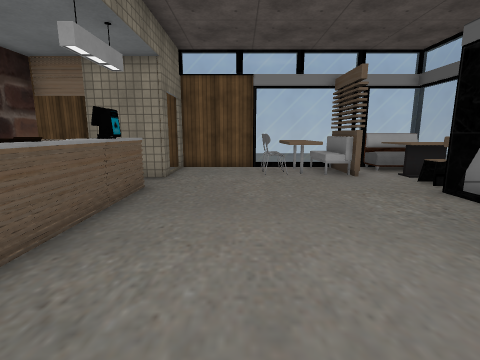
view 1 (above)

14 first-person views from a walk through a scene from a Unity 3-D project. The camera is 1.5 m above the floor, tilts 10° down and sees 85° across. The floor is counted in squares, 1 m on a side. Each view is taken from the middle of a square. On the plan, view 1 faces up. The plan holds only what a view shows up to about 14 squares ahead; the rest is blank. The place goes on beyond the plan. The player is left out. Some surface patterns are stand-ins.

view 2
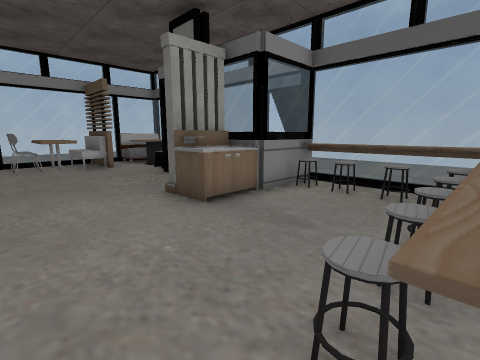

view 3
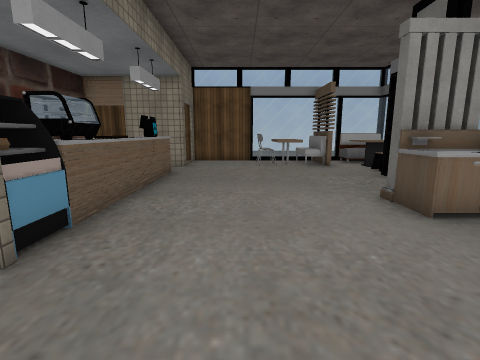

view 4
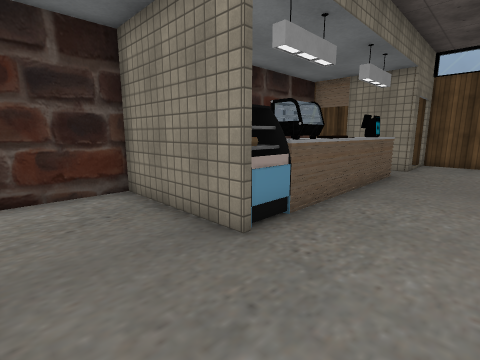

view 5
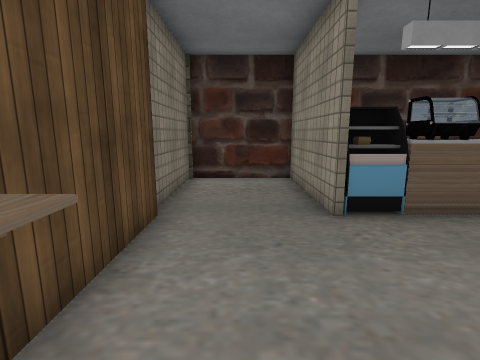

view 6
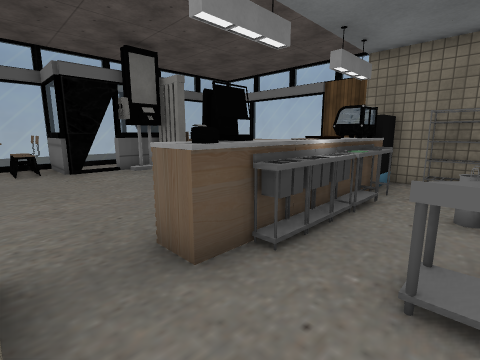

view 7
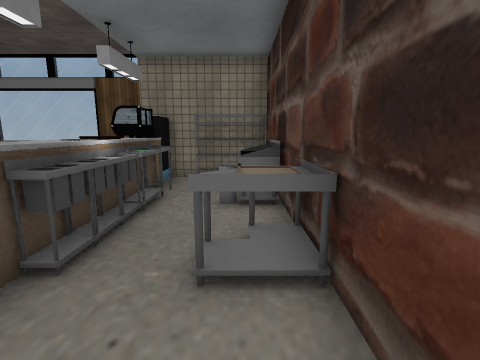

view 8
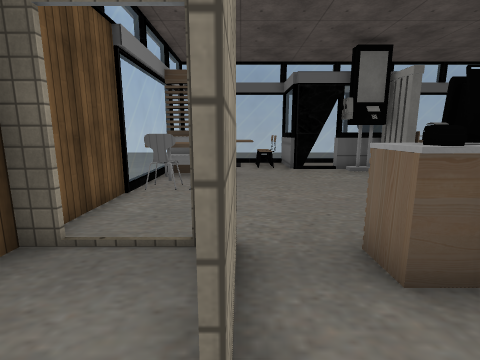

view 9
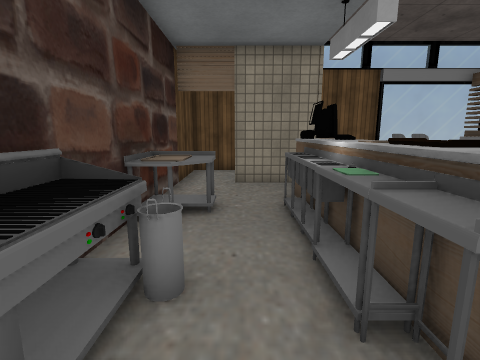

view 10
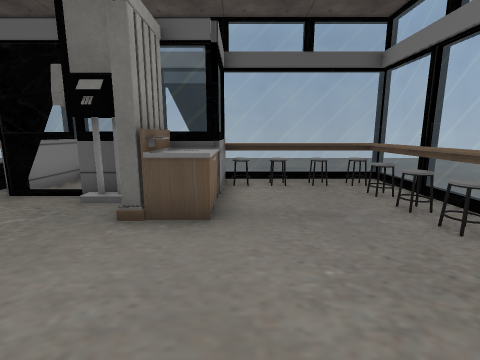

view 11
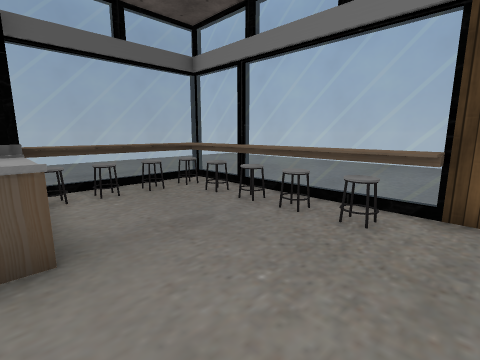

view 12
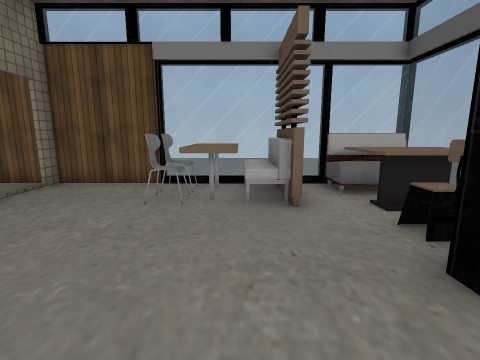

view 13
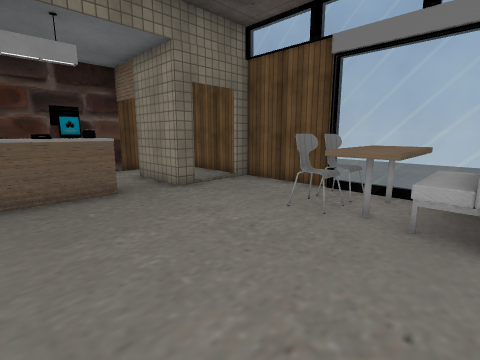

view 14
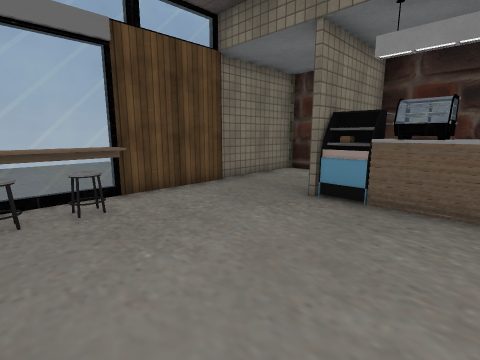

### Floor plan
Points are (right, up) in squares from view 1. A wall is a line through its corners. A room is listed if a view was taken in it or the views show most of it. See-through windows are left out.
Room 1 (views 1, 2, 3, 4, 5, 6, 7, 8, 9, 10, 11, 12, 13, 14)
walls: (3.4, 3.1) (5.2, 3.1) (5.2, 4.8) (5.8, 4.8); (-3.6, 4.4) (-4.1, 4.4) (-3.6, 4.4); (-3.7, 4) (-3.7, 5.6); (-4, 4) (-4, 5.6); (-4.1, 4.8) (-3.6, 4.8); (-4.1, 5.2) (-3.6, 5.2); (-2.6, -0.3) (-6.9, -0.3) (-6.9, -3.5); (5.2, 5.5) (5.2, 6.8) (8, 6.8); (-6, 3.6) (-6.9, 3.6) (-5.9, 3.6); (-2.6, 9.7) (-2.6, 9.1) (-5.2, 9.1); (-6.9, 2) (-6, 2); (-6.9, 0.6) (-4.5, 0.6); (-2.7, -3.5) (0.6, -3.5); (8, 1.5) (5.2, 1.5) (5.2, 2.7) (3.4, 2.7); (2.8, 12) (-6.5, 12); (7.5, -0.2) (7.5, 1.5); (-6.5, -3.7) (-2.9, -3.7); (-6.9, 11.5) (-6.9, -0.1) (-2.6, -0.1)
low walls: (-3.6, 4.2) (-4, 4); (-6, 2.5) (-6, 1.9)
ways out: gap at (6, 5)
objects: other object (-6, 3); table (-6, 5) to (-6, 7); fridge (-4, 1) to (-3, 1); other object (-4, 2); table (-4, 3); other object (-4, 6); other object (-4, 7); other object (-3, 2); lamp (-3, 3); other object (-3, 4); other object (-3, 5); other object (-3, 6); cash register (-3, 7); table (1, -3) to (2, -3); stool (1, -2); chair (1, 10) to (2, 10); chair (1, 11) to (2, 11); table (3, -3); stool (3, -2); table (3, 10) to (3, 11); table (4, -3) to (5, -3); stool (4, -2); other object (4, 2) to (5, 2); other object (4, 10) to (4, 11); stool (5, -2); kiosk (5, 4); table (6, -3); chair (6, 8); table (6, 9) to (7, 10); sofa (6, 11) to (7, 11); stool (7, -3) to (7, -2); stool (7, -1); stool (7, 0); stool (7, 1); other object (7, 8)

Positions as (right, up) in squares from view 1, and headings:
1: (0, 0), facing up
2: (0, -3), facing up-right
3: (0, -3), facing up
4: (0, -3), facing up-left
5: (2, -2), facing left
6: (-6, 9), facing down-right
7: (-6, 9), facing down
8: (-6, 9), facing right
9: (-5, 1), facing up
10: (-1, 1), facing right
11: (0, 2), facing down-right
12: (3, 4), facing up
13: (4, 5), facing up-left
14: (3, 3), facing down-left
